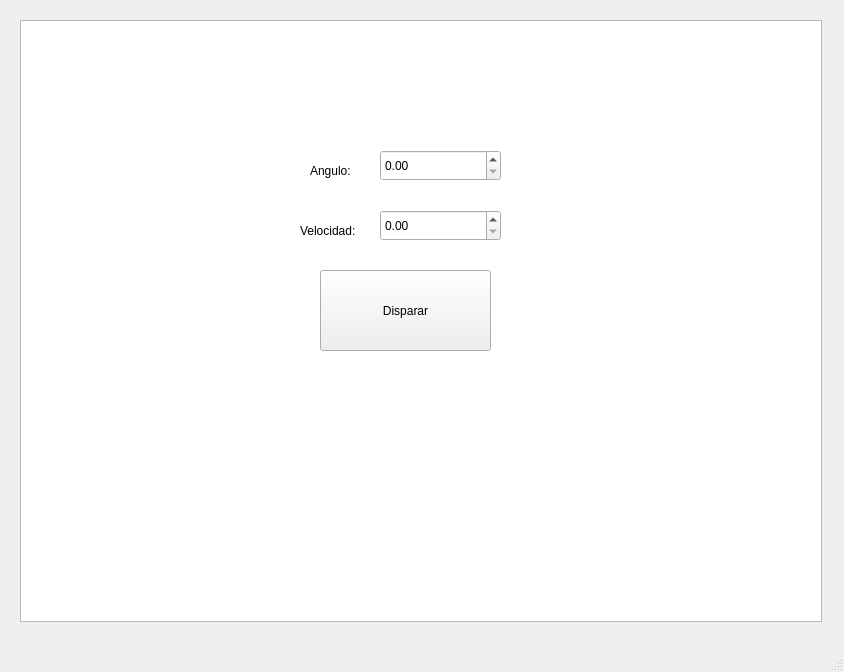
<?xml version="1.0" encoding="UTF-8"?>
<ui version="4.0">
 <class>MainWindow</class>
 <widget class="QMainWindow" name="MainWindow">
  <property name="geometry">
   <rect>
    <x>0</x>
    <y>0</y>
    <width>844</width>
    <height>672</height>
   </rect>
  </property>
  <property name="windowTitle">
   <string>MainWindow</string>
  </property>
  <widget class="QWidget" name="centralwidget">
   <widget class="QGraphicsView" name="graphicsView">
    <property name="geometry">
     <rect>
      <x>20</x>
      <y>20</y>
      <width>802</width>
      <height>602</height>
     </rect>
    </property>
   </widget>
   <widget class="QPushButton" name="dispararButton">
    <property name="geometry">
     <rect>
      <x>320</x>
      <y>270</y>
      <width>171</width>
      <height>81</height>
     </rect>
    </property>
    <property name="text">
     <string>Disparar</string>
    </property>
   </widget>
   <widget class="QDoubleSpinBox" name="anguloSpin">
    <property name="geometry">
     <rect>
      <x>380</x>
      <y>150</y>
      <width>121</width>
      <height>31</height>
     </rect>
    </property>
   </widget>
   <widget class="QDoubleSpinBox" name="velocidadSpin">
    <property name="geometry">
     <rect>
      <x>380</x>
      <y>210</y>
      <width>121</width>
      <height>31</height>
     </rect>
    </property>
   </widget>
   <widget class="QLabel" name="label">
    <property name="geometry">
     <rect>
      <x>310</x>
      <y>160</y>
      <width>81</width>
      <height>21</height>
     </rect>
    </property>
    <property name="text">
     <string>Angulo:</string>
    </property>
   </widget>
   <widget class="QLabel" name="label_2">
    <property name="geometry">
     <rect>
      <x>300</x>
      <y>220</y>
      <width>81</width>
      <height>21</height>
     </rect>
    </property>
    <property name="text">
     <string>Velocidad:</string>
    </property>
   </widget>
  </widget>
  <widget class="QMenuBar" name="menubar">
   <property name="geometry">
    <rect>
     <x>0</x>
     <y>0</y>
     <width>844</width>
     <height>22</height>
    </rect>
   </property>
  </widget>
  <widget class="QStatusBar" name="statusbar"/>
 </widget>
 <resources/>
 <connections/>
</ui>
